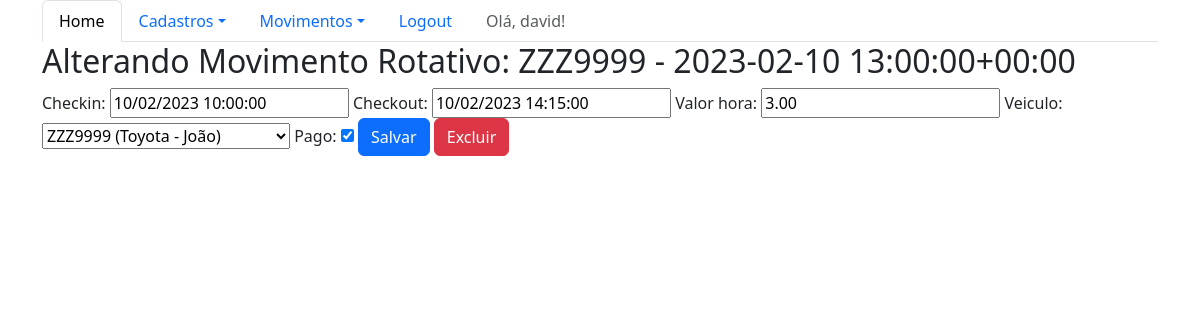
The page /sistema/movimentorotativoupdate/2/ (signed in) on the database its author committed.
### core/models.py (models this page shows, shortened)
class MovimentoRotativo(models.Model):
    checkin = models.DateTimeField(auto_now=False)
    checkout = models.DateTimeField(auto_now=False, null=True, blank=True)
    valor_hora = models.DecimalField(max_digits=5, decimal_places=2)
    veiculo = models.ForeignKey(Veiculo, on_delete=models.CASCADE)
    pago = models.BooleanField(default=False)
    def __str__(self):
        return f'{self.veiculo.placa} - {self.checkin}'
    class Meta:
        verbose_name_plural = 'movimentos rotativos'

class Veiculo(models.Model):
    placa = models.CharField(max_length=7)
    marca = models.ForeignKey(Marca,blank=True,null=True, on_delete=models.CASCADE)
    proprietario = models.ForeignKey(Pessoa,on_delete=models.CASCADE)
    cor = models.CharField(max_length=15, blank=True, null=True)
    observacoes = models.TextField(blank=True, null=True)
    def __str__(self):
        return self.placa + ' (' + self.marca.nome + ' - ' + self.proprietario.nome + ')'

### core/views.py (the view)
# urls.py: re_path(r'^movimentorotativoupdate/(?P<id>\d+)/$', movimentorotativo_update, name='core_movimentorotativo_update'),
@login_required
def movimentorotativo_update(request, id):
    data = {}
    movimentorotativo = MovimentoRotativo.objects.get(id=id)
    form = MovimentoRotativoForm( request.POST or None, instance=movimentorotativo)
    data['movimentorotativo'] = movimentorotativo
    data['form'] = form
    if request.method == 'POST':
        if form.is_valid():
            form.save()
            return redirect('core_lista_movimentosrotativos')
    else:
        return render(request, 'core/update_movimentorotativo.html', data)

### core/forms.py
class MovimentoRotativoForm(ModelForm):
    class Meta:
        model = MovimentoRotativo
        fields = '__all__'

### core/templates/core/update_movimentorotativo.html (shortened to what this page needs)
{% extends 'logado.html' %}
{% load bootstrap %}
{% block main %}
<div class="row">
    <div class="col">
        <h2>Alterando Movimento Rotativo: {{movimentorotativo}}</h2>
        <form action="{% url 'core_movimentorotativo_update' movimentorotativo.id %}" method="POST">
          {{form|bootstrap}}
          <button type="submit" class="btn btn-primary">Salvar</button>
          <a href="{% url 'core_movimentorotativo_delete' movimentorotativo.id %}" class="btn btn-danger">Excluir</a>
        </form>
    </div>
</div>
{% endblock %}

### templates/logado.html (shortened to what this page needs)
{% extends 'base.html' %}
    {% block contents %}
    <ul class="nav nav-tabs">
      {% if user.is_authenticated %}
      <li class="nav-item">
        <a class="nav-link active" aria-current="page" href="{% url 'core_home' %}">Home</a>
      </li>
      <li class="nav-item dropdown">
        <a class="nav-link dropdown-toggle" data-bs-toggle="dropdown" href="#" role="button" aria-expanded="false">Cadastros</a>
      </li>
      <li class="nav-item dropdown">
        <a class="nav-link dropdown-toggle" data-bs-toggle="dropdown" href="#" role="button" aria-expanded="false">Movimentos</a>
      </li>
      <li class="nav-item">
        <a class="nav-link" href="{% url 'logout' %}">Logout</a>
      </li>
      <li class="nav-item">
        <a class="nav-link disabled" href="#">Olá, {{user}}!</a>
      </li>
      {% else %}
      <li class="nav-item">
        <a class="nav-link" href="{% url 'login' %}">Login</a>
      </li>
      {%endif%}
    </ul>
    {% block main %}
    {% endblock %}
{% endblock %}

### rows shown on the page
MovimentoRotativo: veiculo+checkin "ZZZ9999 - 2023-02-10 13:00:00+00:00", checkin "10/02/2023 10:00:00", checkout "10/02/2023 14:15:00", valor_hora "3.00", veiculo "ZZZ9999 (Toyota - João)", pago "☑"

### other values the page prints
{{ user }} "david"
